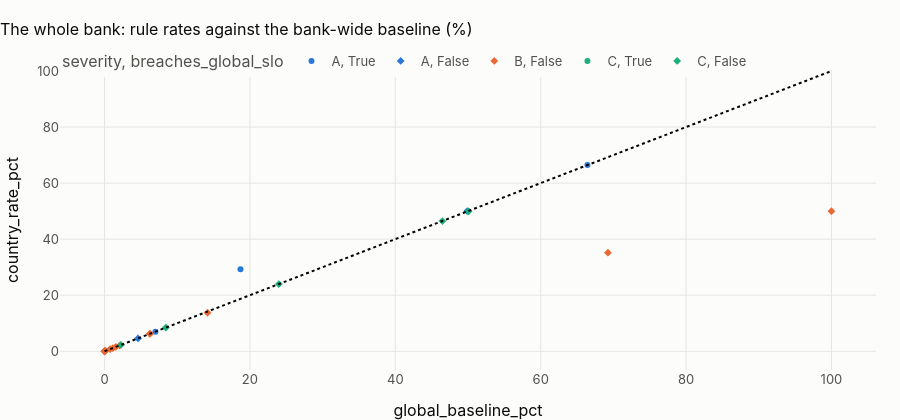

The notebook cell saved with this chart:
### Markdown cell above
## 1 · Every row rule: the country's rate against the bank's

### Code cell
slo = country.country_rule_slo(pl)
slo.assign(country=COUNTRY, dataset=DATASET).to_csv(
    OUT / f"{PREFIX}_{COUNTRY.lower()}_rule_slo.csv", index=False
)
show(slo.round(3), paging=False)
fig = px.scatter(
    slo,
    x="global_baseline_pct",
    y="country_rate_pct",
    color="severity",
    hover_name="rule_id",
    symbol="breaches_global_slo",
    title=f"{CTRY.title}: rule rates against the bank-wide baseline (%)",
)
fig.add_shape(type="line", x0=0, y0=0, x1=100, y1=100, line=dict(dash="dot"))
fig.update_layout(height=420)
fig.show()
diff = slo[(slo.country_rate_pct - slo.global_baseline_pct).abs() >= 1].sort_values("rule_id")
display(
    Markdown(
        f"**{len(diff)} rules differ from the bank-wide baseline by a point or more in {CTRY.name}:** "
        + ", ".join(
            f"{r.rule_id} ({r.global_baseline_pct:.1f} → {r.country_rate_pct:.1f} %)"
            for r in diff.itertuples()
        )
        + "."
        if len(diff)
        else f"**No rule differs from the bank-wide baseline by a point or more in {CTRY.name}.**"
    )
)

### Figure 1 — Plotly figure (JSON) as saved in the notebook; plotly's stock layout.template omitted (floating-point values rounded to 4 significant figures)
{"data": [{"hovertemplate": "<b>%{hovertext}</b><br><br>severity=A<br>breaches_global_slo=True<br>global_baseline_pct=%{x}<br>country_rate_pct=%{y}<extra></extra>", "hovertext": ["R01", "R21", "R25", "R26"], "legendgroup": "A, True", "marker": {"color": "#2a78d6", "symbol": "circle"}, "mode": "markers", "name": "A, True", "orientation": "v", "showlegend": true, "type": "scatter", "x": [18.7, 50.06, 66.43, 7.0], "xaxis": "x", "y": [29.22, NaN, 66.49, 6.998], "yaxis": "y"}, {"hovertemplate": "<b>%{hovertext}</b><br><br>severity=A<br>breaches_global_slo=False<br>global_baseline_pct=%{x}<br>country_rate_pct=%{y}<extra></extra>", "hovertext": ["R02", "R03", "R04"], "legendgroup": "A, False", "marker": {"color": "#2a78d6", "symbol": "diamond"}, "mode": "markers", "name": "A, False", "orientation": "v", "showlegend": true, "type": "scatter", "x": [49.9, 4.6, 0.0], "xaxis": "x", "y": [50.02, 4.585, 0.0], "yaxis": "y"}, {"hovertemplate": "<b>%{hovertext}</b><br><br>severity=B<br>breaches_global_slo=False<br>global_baseline_pct=%{x}<br>country_rate_pct=%{y}<extra></extra>", "hovertext": ["R05", "R06", "R07", "R08", "R09", "R10", "R11", "R12", "R13", "R22", "R23", "R24"], "legendgroup": "B, False", "marker": {"color": "#eb6834", "symbol": "diamond"}, "mode": "markers", "name": "B, False", "orientation": "v", "showlegend": true, "type": "scatter", "x": [2.07, 6.21, 6.28, 0.0, 0.0, 0.15, 1.15, 1.55, 0.76, 14.17, 100.0, 69.25], "xaxis": "x", "y": [2.001, 6.217, 6.267, 0.0, 0.0, 0.151, 1.149, 1.549, 0.758, 13.74, 49.98, 35.17], "yaxis": "y"}, {"hovertemplate": "<b>%{hovertext}</b><br><br>severity=C<br>breaches_global_slo=True<br>global_baseline_pct=%{x}<br>country_rate_pct=%{y}<extra></extra>", "hovertext": ["R15", "R27"], "legendgroup": "C, True", "marker": {"color": "#1baf7a", "symbol": "circle"}, "mode": "markers", "name": "C, True", "orientation": "v", "showlegend": true, "type": "scatter", "x": [8.3, 100.0], "xaxis": "x", "y": [NaN, NaN], "yaxis": "y"}, {"hovertemplate": "<b>%{hovertext}</b><br><br>severity=C<br>breaches_global_slo=False<br>global_baseline_pct=%{x}<br>country_rate_pct=%{y}<extra></extra>", "hovertext": ["R16", "R17", "R18", "R19", "R20"], "legendgroup": "C, False", "marker": {"color": "#1baf7a", "symbol": "diamond"}, "mode": "markers", "name": "C, False", "orientation": "v", "showlegend": true, "type": "scatter", "x": [8.44, 50.09, 2.25, 46.48, 23.98], "xaxis": "x", "y": [8.432, 49.94, 2.266, 46.44, 23.98], "yaxis": "y"}], "layout": {"height": 420, "legend": {"title": {"text": "severity, breaches_global_slo"}, "tracegroupgap": 0}, "shapes": [{"line": {"dash": "dot"}, "type": "line", "x0": 0, "x1": 100, "y0": 0, "y1": 100}], "title": {"text": "The whole bank: rule rates against the bank-wide baseline (%)"}, "xaxis": {"anchor": "y", "domain": [0.0, 1.0], "title": {"text": "global_baseline_pct"}}, "yaxis": {"anchor": "x", "domain": [0.0, 1.0], "title": {"text": "country_rate_pct"}}}}
